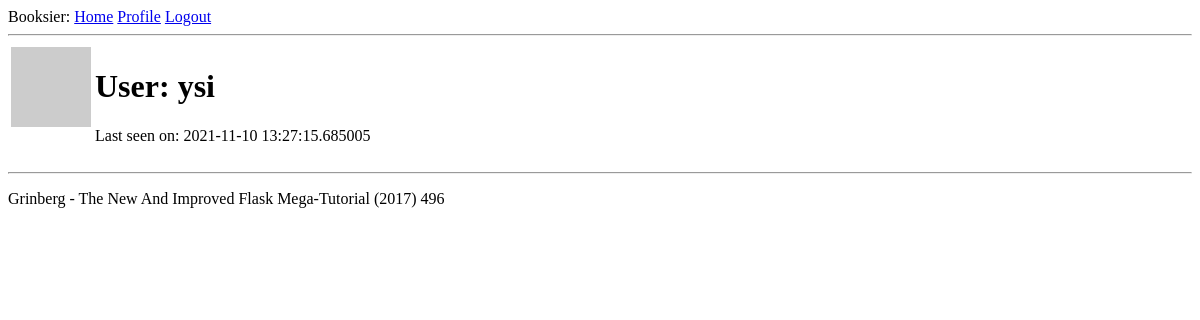
/user/ysi (signed in), run on an earlier commit of the app's database.
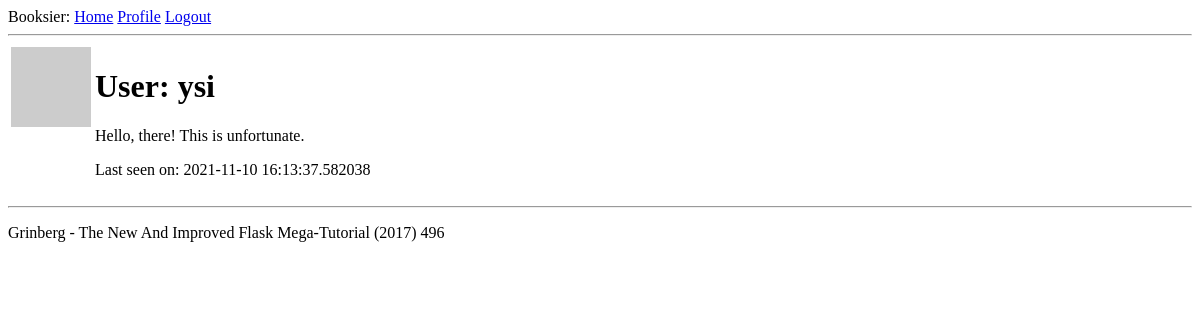
And on a later commit of the database.
### app/user.py (models this page shows, shortened)
class User(UserMixin, db.Model):
    __tablename__ = 'users'
    id = db.Column(db.Integer, primary_key=True)
    username = db.Column(db.String(64), index=True, unique=True)
    email = db.Column(db.String(120), index=True, unique=True)
    password_hash = db.Column(db.String(128))
    books = db.relationship(Book, backref='user', lazy='dynamic')
    about_me = db.Column(db.String(140))
    last_seen = db.Column(db.DateTime, default=datetime.utcnow)
    def avatar(self, size):
        digest = md5(self.email.lower().encode('utf-8')).hexdigest()
        return 'https://www.gravatar.com/avatar/{}?d=identicon&s={}'.format(
            digest, size)

### app/book.py (models this page shows, shortened)
class Book(db.Model):
    __tablename__ = 'books'
    id = db.Column(db.Integer, primary_key=True)
    title = db.Column(db.String(200), index=True)
    total_pages = db.Column(db.Integer)
    user_id = db.Column(db.Integer, db.ForeignKey('users.id'))

### app/routes.py (the view)
@app.route('/user/<username>')
@login_required
def user(username: str):
    user = User.query.filter_by(username=username).first_or_404()
    books = Book.query.filter_by(user=user)
    return render_template('user.html', user=user, books=books)

### app/routes.py (called while the page is built)
@app.before_request
def before_request():
    if current_user.is_authenticated:
        current_user.last_seen = datetime.utcnow()
        db.session.commit()

### app/user.py (called while the page is built)
@login.user_loader
def load_user(id):
    return User.query.get(int(id))

### app/templates/user.html (shortened to what this page needs)
{% extends "base.html" %}
{% block content %}
    <table>
        <tr valign="top">
            <td><img src="{{ user.avatar(128) }}"></td>
            <td><h1>User: {{ user.username }}</h1>
                {% if user.about_me %}<p>{{ user.about_me }}</p>{% endif %}
                {% if user.last_seen %}<p>Last seen on: {{ user.last_seen }}</p>{% endif %}
            </td>
        </tr>
    </table>
    <hr>
    {% for book in books %}
        {% include '_book.html' %}
    {% endfor %}
{% endblock %}

### app/templates/base.html (shortened to what this page needs)
<!DOCTYPE html>
<html lang="en">
<head>
</head>
<body>
<div>
    Booksier:
    <a href="{{ url_for('index') }}">Home</a>
    {% if current_user.is_anonymous %}
        <a href="{{ url_for('login') }}">Login</a>
    {% else %}
        <a href="{{ url_for('user', username=current_user.username) }}">Profile</a>
        <a href="{{ url_for('logout') }}">Logout</a>
    {% endif %}
</div>
<hr/>
{% block content %}{% endblock %}
</body>
</html>

### app/templates/_book.html
<div><p>{{ book.title }}&nbsp;{{ book.total_pages }}</p></div>

What changed in the data, as far as the page shows it:
changed User "ysi": about_me (not shown) → "Hello, there! This is unfortunate."; last_seen "2021-11-10 13:27:15.685005" → "2021-11-10 16:13:37.582038"
